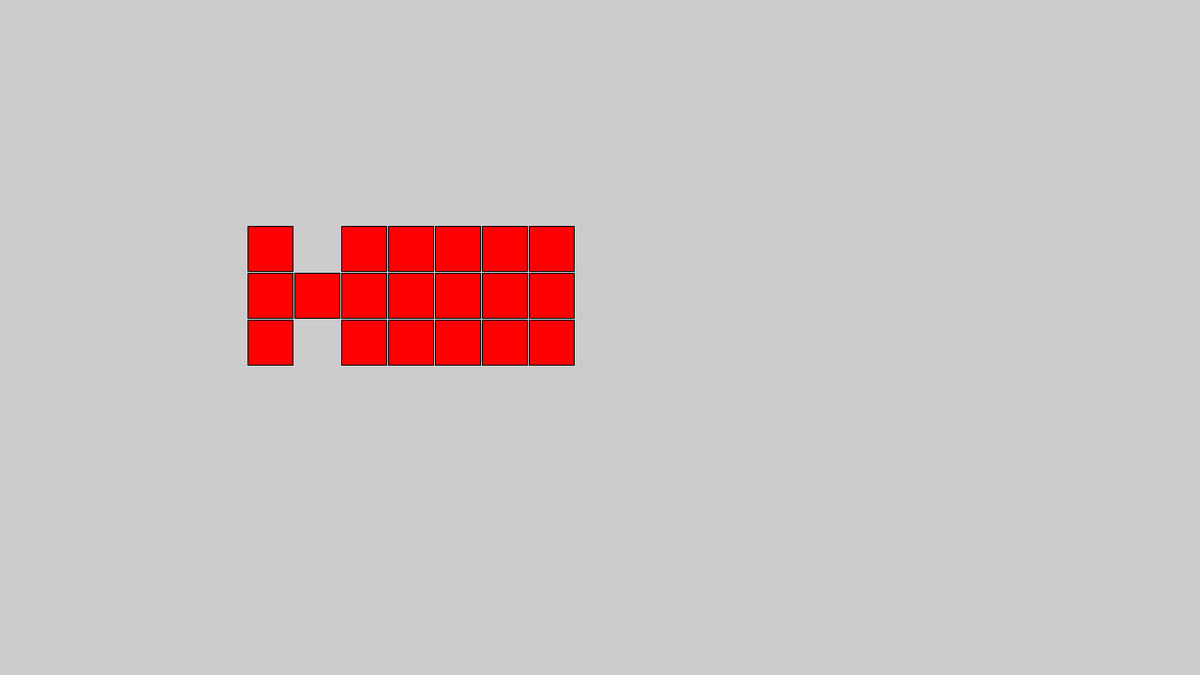
Frame 1 (no input)
Frame 2 (the mouse pressed at the canvas centre, redrawn once): identical to frame 1, image omitted

The Processing sketch that drew this single still picture (run headless with seeded random() and noise(); the mouse was pressed at the canvas centre and the sketch redrawn once):

// Processing sketch: FlatCube
// ── FlatCube.pde
Cube cube;

void setup() {
  size(1280, 720);
  colorMode(HSB);
  cube = new Cube();
  noLoop();
}

void draw() {
  translate(width / 6, height / 3);
  //cube.display3D();
  cube.display2D(50);
}
// ── Cube.pde
class Cube {
  SubCube[][][] structure;  
  int front, back, left, right, up, down;

  Cube() {
    structure = new SubCube[3][3][3];
    front = 1;
    back = 3;
    left = 0;
    right = 2;
    up = 5;
    down = 4;
    init();
  }

  void init() {
    for (int i = 0; i < structure.length; i++) {
      for (int j = 0; j < structure[0].length; j++) {
        for (int k = 0; k < structure[0][0].length; k++) {
          structure[i][j][k] = new SubCube();
        }
      }
    }
  }

  void display2D(float size) {
    int padding = 1;
    for (int i = 0; i < structure.length; i++) {
      for (int j = 0; j < structure[0].length; j++) {
        for (int k = 0; k < structure[0][0].length; k++) {
          if (i == 0) { 
            fill(map(structure[i][j][k].sides[up], 0, structure[0][0][k].sides.length - 1, 0, 255), 255, 255);
            rect((up + j) * size + padding, k * size + padding, size - padding * 2, size - padding * 2);
          } else if (i == 2) { 
            fill(map(structure[i][j][k].sides[down], 0, structure[0][0][k].sides.length - 1, 0, 255), 255, 255);
            rect((down + j) * size + padding, k * size + padding, size - padding * 2, size - padding * 2);
          } else if (j == 0) { 
            fill(map(structure[i][j][k].sides[left], 0, structure[0][0][k].sides.length - 1, 0, 255), 255, 255);
            rect((left + i) * size + padding, k * size + padding, size - padding * 2, size - padding * 2);
          } else if (j == 2) { 
            fill(map(structure[i][j][k].sides[right], 0, structure[0][0][k].sides.length - 1, 0, 255), 255, 255);
            rect((right + i) * size + padding, k * size + padding, size - padding * 2, size - padding * 2);
          } else if (k == 0) { 
            fill(map(structure[i][j][k].sides[back], 0, structure[0][0][k].sides.length - 1, 0, 255), 255, 255);
            rect((back + i) * size + padding, j * size + padding, size - padding * 2, size - padding * 2);
          } else if (k == 2) { 
            fill(map(structure[i][j][k].sides[front], 0, structure[0][0][k].sides.length - 1, 0, 255), 255, 255);
            rect((front + i) * size + padding, j * size + padding, size - padding * 2, size - padding * 2);
          }
        }
      }
    }
  }

  void frontCW() {
  }
}
// ── SubCube.pde
class SubCube {
  int[] sides;

  SubCube() {
    sides = new int[6];
  }

  void init() {
    for (int i = 0; i < sides.length; i++) {
      sides[i]  = i;
    }
  }

  void rotateX() {
    int tmp = sides[1];
    sides[1] = sides[4];
    sides[4] = sides[3];
    sides[3] = sides[5];
    sides[5] = tmp;
  }
  
  void rotateY() {
    int tmp = sides[3];
    for (int i = 3; i > 0; i++) {
      sides[i] = sides[i - 1];
    }
    sides[0] = tmp;
  }
  
  void rotateZ() {
    int tmp = sides[5];
    sides[5] = sides[0];
    sides[0] = sides[4];
    sides[4] = sides[2];
    sides[2] = tmp;
  }
}
